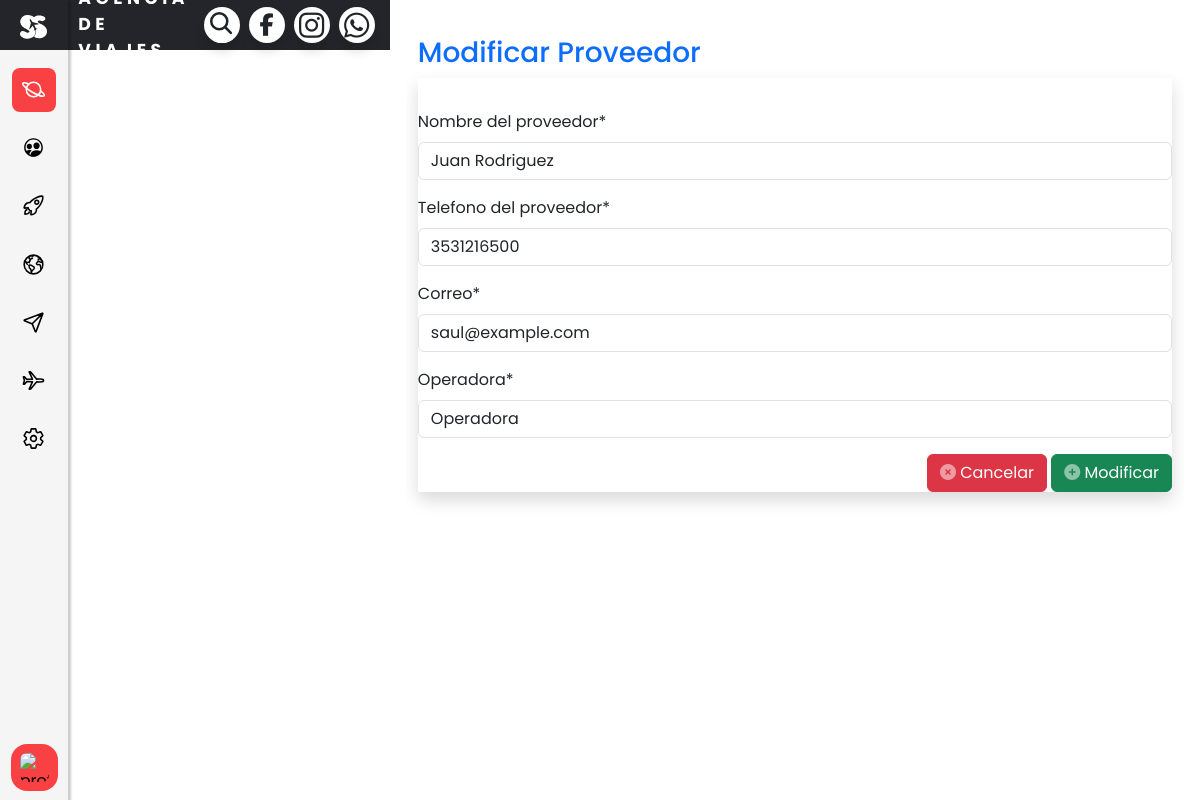
Page /proveedores/proveedores-update/1 on the committed database.
### proveedores/models.py (models this page shows, shortened)
class Proveedor(models.Model):
    idprov = models.AutoField(primary_key=True,unique=True, blank=False, null=False)
    nombreprov = models.CharField(max_length=255, blank=False, null=False)
    telefenoprov = models.CharField(max_length=20)
    correoprov = models.CharField(max_length=50, unique=True,blank=False, null=False)
    nombreop = models.CharField(max_length=255, blank=False, null=False,default='Operadora')

### proveedores/views.py (the view, shortened to what this page needs)
# urls.py: path('proveedores-update/<pk>', views.ProveedorUpdateView.as_view(), name='proveedor_update'),
class ProveedorUpdateView(UpdateView):
    template_name = 'proveedores/proveedores_update.html'
    form_class = ProveedorForm
    model = Proveedor
    success_url = reverse_lazy('proveedores:proveedor_list')

### proveedores/forms.py
class ProveedorForm(forms.ModelForm):
    class Meta:
        model = Proveedor
        exclude = ['idprov']
        fields = '__all__'
        labels = {
            'nombreprov': 'Nombre del proveedor',
            'telefenoprov': 'Telefono del proveedor',
            'correoprov': 'Correo',
            'nombreop': 'Operadora',
        }

### proveedores/templates/proveedores/proveedores_update.html (shortened to what this page needs)
{% extends 'base/base.html' %}
{% load crispy_forms_tags %}
{% block content %}
    <div class="container-fluid">
        <h1 class="h3 mb-2 font-weight-bold text-primary">Modificar Proveedor</h1>
        <div class="shadow mb-4">
            <div class="card-header py-3">
            </div>
            <div class="card-body">
                <form action="" method="post">
                    {{ form | crispy }}
                    <div class="d-flex justify-content-end">
                        <a href="{% url 'proveedores:proveedor_list' %}" class="btn btn-danger btn-icon-split">
                                        <span class="icon text-white-50">
                                            <i class="fas fa-times-circle"></i>
                                        </span>
                                        <span class="text">Cancelar</span>
                        </a>
                       <button type="submit" class="btn btn-success">
                                        <span class="icon text-white-50">
                                            <i class="fas fa-plus-circle"></i>
                                        </span>
                                        <span class="text">Modificar</span>
                       </button>
                    </div>
                </form>
            </div>
        </div>
    </div>
{% endblock %}

### static/assets/css/principal.css (style rules this page uses)
body { font-family: "Poppins", sans-serif; }
:root { --est-art: whitesmoke ; --est-text: #4182E5 ; --text-color: white; --second-text-color: #999; --white: white; --text-color-black: #24252A; }
.container-fluid { overflow: scroll; }

### static/assets/css/clientes.css (style rules this page uses)
body { font-family: "Poppins", sans-serif; }
:root { --white: white; --color: #FD6495; --color2: #FD649599; --black1: #24252A; --tamañoOps: 90px; }
.btn { position: relative; padding: 5px 10px; background: var(--color); text-decoration: none; color: var(--white); border-radius: 6px; }
@media (max-width: 1312px) { body { padding-left: 0px; } }

### static/assets/css/reservas.css (style rules this page uses)
body { font-family: "Poppins", sans-serif; display: flex; justify-content: center; padding-left: 10px; box-sizing: border-box; }
:root { --white: white; --color: #4EB5FD; --color2: #4EB5FD99; --black1: #24252A; --tamañoOps: 90px; }
.btn { position: relative; padding: 5px 10px; background: var(--color); text-decoration: none; color: var(--white); border-radius: 6px; }
@media (max-width: 1312px) { body { padding-left: 0px; } }

### static/assets/css/sidemenu.css (style rules this page uses)
:root { --nav-width: 67.5px; --primer-color: #f94144; --bg-color: whitesmoke ; --sub-color: gray; --f-color: black; --subcolor-text:whitesmoke; --body-font: "Poppins", sans-serif; --normal-font-size: 16px; --small-font-size: 14.04px; --z-fixed: 100; }
html,body { height: 100%; overflow-y:hidden }
body { position: relative; margin: 0; font-family: var(--body-font); font-size: var(--normal-font-size); padding-left: var(--nav-width); transition: 0.5s; }
h1 { margin: 0; }
a { text-decoration: none; }

### static/assets/css/topmenu.css (style rules this page uses)
:root { --bgnav-color: #24252A; --font-color: white; --font2-color: whitesmoke; --bt-color: #018BA8; --body-font: "Poppins", sans-serif; --primer-color: #f94144; }

### proveedores/templates/proveedores/proveedores_update.html (style rules this page uses)
.text-primary { padding-top: 20px; color: var(--color); }

### rows in the picture
Proveedor: nombreprov "Juan Rodriguez", telefenoprov "3531216500", correoprov "saul@example.com", nombreop "Operadora"
